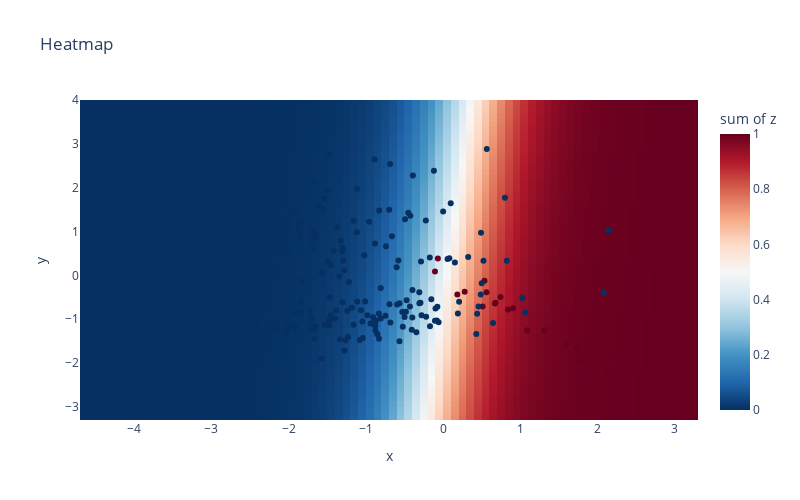

Notebook code for this chart:
### Code cell
plot_probabilities_2d(X, y, model)
plot_probabilities_2d_px(X, y, model)

### Figure 1 — Plotly figure (JSON) as saved in the notebook; plotly's stock layout.template omitted (floating-point values rounded to 4 significant figures; data arrays with more than 128 entries replaced by an {"elided": "..."} marker saying what was removed)
{"data": [{"coloraxis": "coloraxis", "histfunc": "sum", "hovertemplate": "x=%{x}<br>y=%{y}<br>sum of z=%{z}<extra></extra>", "name": "", "nbinsx": 80, "nbinsy": 73, "type": "histogram2d", "x": {"elided": "5840 float values"}, "xaxis": "x", "xbingroup": "x", "y": {"elided": "5840 float values"}, "yaxis": "y", "ybingroup": "y", "z": {"elided": "5840 float values"}}, {"line": {"color": "white", "width": 4}, "marker": {"size": 20}, "mode": "markers+lines", "type": "scatter", "x": [], "y": []}, {"hovertemplate": "x=%{x}<br>y=%{y}<br>color=%{marker.color}<extra></extra>", "legendgroup": "", "marker": {"color": {"elided": "200 int values"}, "coloraxis": "coloraxis", "symbol": "circle"}, "mode": "markers", "name": "", "orientation": "v", "showlegend": false, "type": "scatter", "x": {"elided": "200 float values"}, "xaxis": "x", "y": {"elided": "200 float values"}, "yaxis": "y"}], "layout": {"coloraxis": {"colorbar": {"title": {"text": "sum of z"}}, "colorscale": [[0, "rgb(5,48,97)"], [0.1, "rgb(33,102,172)"], [0.2, "rgb(67,147,195)"], [0.3, "rgb(146,197,222)"], [0.4, "rgb(209,229,240)"], [0.5, "rgb(247,247,247)"], [0.6, "rgb(253,219,199)"], [0.7, "rgb(244,165,130)"], [0.8, "rgb(214,96,77)"], [0.9, "rgb(178,24,43)"], [1, "rgb(103,0,31)"]]}, "height": 500, "legend": {"tracegroupgap": 0}, "title": {"text": "Heatmap"}, "width": 800, "xaxis": {"anchor": "y", "domain": [0, 1], "title": {"text": "x"}}, "yaxis": {"anchor": "x", "domain": [0, 1], "title": {"text": "y"}}}}
